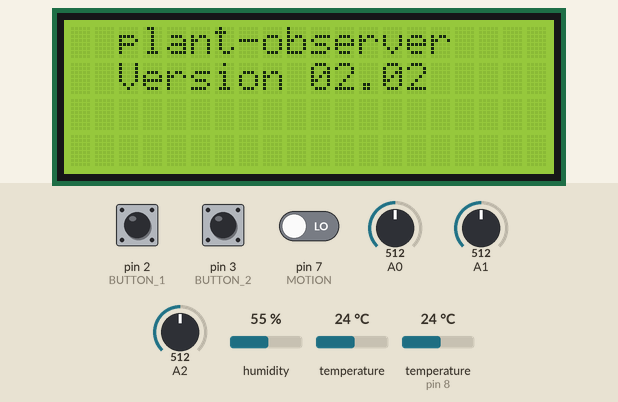
A program run on a simulated Arduino Uno, built with avr-gcc and run on an emulated ATmega328P. Parts: 20×4 character LCD. The inputs (shaded band) are chosen by the test bench; at power-on: A2 = 512, A1 = 512, pin 3 (BUTTON_2) LOW, pin 2 (BUTTON_1) LOW, pin 7 (MOTION) LOW, A0 = 512, humidity 55 %, temperature 24 °C, temperature (sensor on pin 8) 24 °C. The local clock reads 2024-03-15 10:24:30 at power-on unless the program sets it; what the program prints to the serial monitor is not drawn.

Above: at 1.0 s.
At 6.2 s:
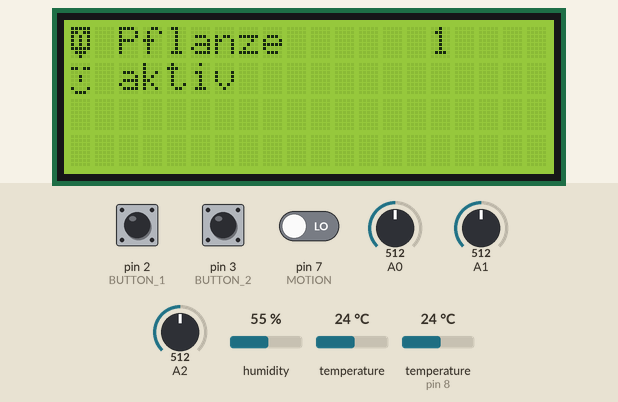
6.3 s: A2 set to 373
14.5 s: A2 set to 352
At 24.7 s:
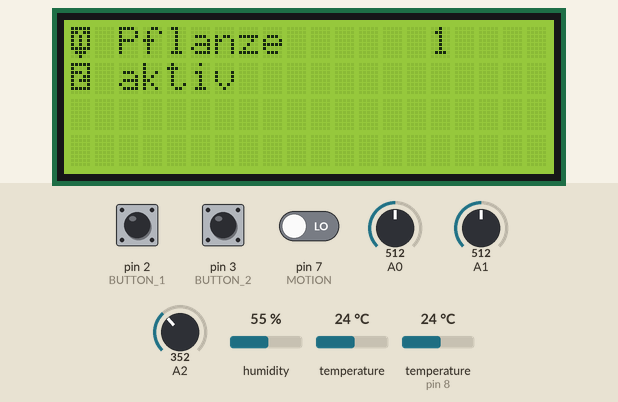
25.0 s: A1 set to 374
35.1 s: A1 set to 347
45.9 s: pin 3 (BUTTON_2) pulled HIGH for 1.3 s
At 55.6 s:
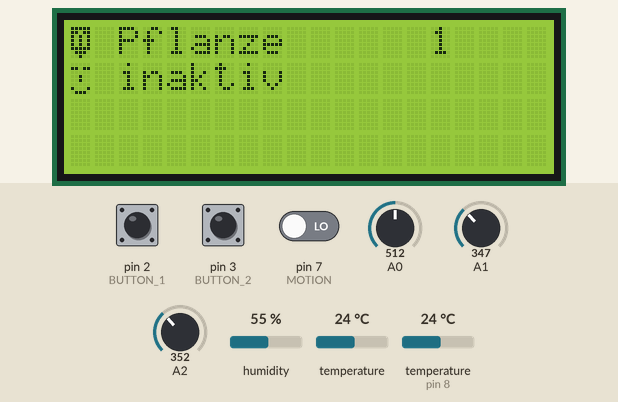
56.4 s: A2 set to 410
At 66.0 s:
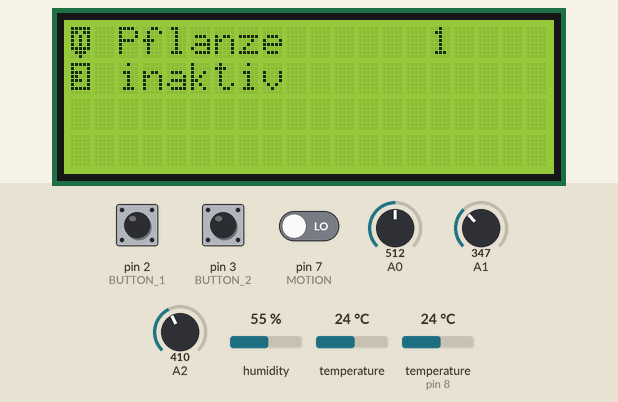
Timing chart, 0 to 67.5 s (numbered marks = the images above; inputs shaded):
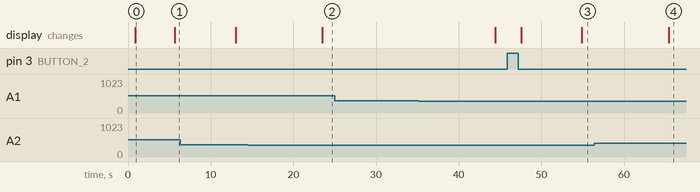

Measured:
- the behaviour switches between 365 and 364 on A2 (found by bisection; images 1 and 2)
- after the input at 14.5 s, the display: changes after 9.0 s (image 2)
- after the input at 25.0 s, every drawn part: stays the same
- after the input at 45.9 s, the display: first changes after 1.6 s (image 3 shows a later state)
- after the input at 56.4 s, the display: changes after 9.0 s (image 4)
- what the display in image 0 shows lasts 4.8 s, from 0.9 s to 5.7 s

The program:

main.cpp
```cpp
#include <Arduino.h>
#include <Wire.h>
#include <LiquidCrystal_I2C.h>
#include <DHT.h>
#include <DHT_U.h>
#include <RtcDS3231.h>

#include "i2cHelpers.h"
#include "soilMoisture.h"
#include "dioUtil.h"
#include "dhtMeasure.h"
#include "lcdUtil.h"
#include "rtClock.h"
#include "showUtil.h"
#include "textUtil.h"
#include "buttonInfo.h"

#define countof(a) (sizeof(a) / sizeof(a[0]))

#define DHTPIN 8 // define interface
#define DHTTYPE DHT22

#define SOIL_MOISTURE_1 A0
#define SOIL_MOISTURE_2 A1
#define SOIL_MOISTURE_3 A2

#define MOTION_LOOPS 20

#define WAIT_TIME_EDIT 100
#define WAIT_TIME_SHOW 2500

uint32_t delayMS;

// temperature
DHT_Unified dht(DHTPIN, DHTTYPE);
DhtMeasure dhtM = DhtMeasure(&dht);
DhtResult temperatureResult;

// lcd
LiquidCrystal_I2C lcd(0x27, 20, 4); // set the LCD address to 0x27 for a 16 chars and 2 line display

// soil moisture
SoilResult soilResult[3] =
    {
        SoilResult(),
        SoilResult(),
        SoilResult()};

SoilMoisture soil[3] =
    {
        SoilMoisture(SOIL_MOISTURE_1),
        SoilMoisture(SOIL_MOISTURE_2),
        SoilMoisture(SOIL_MOISTURE_3)};

// rt clock
RtcDS3231<TwoWire> Rtc(Wire);

ButtonInfo buttons[2] =
    {
        ButtonInfo(),
        ButtonInfo()};

unsigned long lastMeasurement;
unsigned long lastView;

unsigned int showState = 0;
unsigned int lastShowState = 0;

int editMode = 0;
int alarmMode = 0;

bool toggleEditMode = false;

int motion = MOTION_LOOPS;

/**
 * @brief measurement called every 10 seconds
 *
 */
void measure()
{
  Serial.println("Measurement loop");
  // read temperature sensor
  dhtM.read(&temperatureResult);
  // read soil moisture
  for (size_t i = 0; i < 3; i++)
  {
    soil[i].read(&soilResult[i]);
  }
  // check rtc
  checkRTC();
}

bool isPlantActive(int idx)
{
  return soil[idx].isEnabled();
}

void setPlantActive(int idx, bool active)
{
  soil[idx].setEnabled(active);
}

void checkAlarm()
{
  alarmMode = 0;

  for (size_t i = 0; i < 3; i++)
  {
    if (soilResult[i].isValid() && soilResult[i].getSoilCondition() == SoilResult::SoilCondition::dry)
    {
      alarmMode = i + 1;
    }
  }
}

/**
 * @brief arduino setup call
 *
 */
void setup()
{
  Serial.begin(9600);
  while (!Serial)
  {
  } // Wait for Serial to start
  delay(750);

  Serial.print(F("Compiled: "));
  Serial.print(__DATE__);
  Serial.println(__TIME__);
  scanI2C();
  Serial.println(F("Test i2c done"));

  setupLCD();
  Serial.println(F("Setup lcd done"));
  setupDioUtil();
  Serial.println(F("Setup digital io done"));
  delayMS = dhtM.setup();
  Serial.println(F("Setup dht22 done"));

  setupRTC();
  Serial.println(F("Setup rtc done"));

  for (size_t i = 0; i < 3; i++)
  {
    soil[i].setEnabled(true);
  }

  unsigned long now = millis();
  lastView = now;
  lastMeasurement = now;
  measure();
  // setup done
  Serial.println(F("Setup done"));
}

bool checkMotion()
{
  if (isMotion())
  {
    Serial.print(F("Motion detected "));
    Serial.println(motion);
    if (motion <= 0)
    {
      showState = STATE_SHOW;
    }
    motion = MOTION_LOOPS;
  }
  else
  {
    if (motion > 0)
    {
      motion--;
    }
    Serial.print(F("Motion not detected "));
    Serial.println(motion);
  }
  return motion > 0;
}

/**
 * @brief show state called every 3 seconds
 *
 */
void show()
{
  bool b1 = isButton1(); // next
  bool b2 = isButton2(); // toggle

  // check edit mode
  if (b1 && b2)
  {
    if (!toggleEditMode)
    {
      if (editMode == 0)
      {
        editMode = 1;
        lastShowState = showState + 1;
      }
      else
      {
        editMode = 0;
      }
      toggleEditMode = true;
    }
    b1 = false;
    b2 = false;
  }
  else
  {
    toggleEditMode = false;
  }

  // handle backlight
  if (editMode || motion > 0 || b1 || b2)
  {
    lcd.backlight();
  }
  else
  {
    lcd.noBacklight();
  }

  // handle state
  if (editMode != 0)
  {
    // handle edit mode
    if (b1)
    {
      editMode++;
    }
    if (editMode > 3)
    {
      editMode = 1;
    }

    if (editMode <= 3) // switch plants on and off
    {
      // edit mode run pump manual
      bool active = isPlantActive(editMode - 1); // Index 0 - 2
      if (b2)
      {
        active = !active;
      }

      // show to lcd
      lcdShowOriginIdx(ORIGIN_PLANT);
      lcdShowID(editMode, false); // Number 1- 3
      if (active)
      {
        lcdShowStateIdx(TEXT_ACTIVE);
      }
      else
      {
        lcdShowStateIdx(TEXT_DISABLED);
      }
      // start / stop hardware
      setPlantActive(editMode - 1, active);
    }
  }
  else
  {
    // show current values
    showState++;
    if (showState >= STATE_SHOW)
    {
      showState = STATE_SHOW_TEMPERATURE;
    }
    // show on lcd
    if (lastShowState != showState)
    {
      showLcd(showState);
      lastShowState = showState;
    }
  }

  lcdShowMode(editMode);
  if (showState != STATE_SHOW_SOIL_SENSOR_1 && showState != STATE_SHOW_SOIL_SENSOR_2 && showState != STATE_SHOW_SOIL_SENSOR_3)
  {
    lcdShowAlarm(alarmMode);
  }
  else
  {
    lcdShowAlarm(-1);
  }

  lastShowState = showState;
}

/**
 * @brief arduino main loop
 *
 */
void loop()
{
  unsigned long now = millis();

  // Delay between loops.
  delay(delayMS);
  checkMotion();
  if ((now - lastMeasurement) > 10000)
  {
    // read new values
    measure();
    checkAlarm();
    lastMeasurement = now;
  }

  unsigned long waitTime;
  if (editMode != 0)
  {
    waitTime = WAIT_TIME_EDIT;
  }
  else
  {
    waitTime = WAIT_TIME_SHOW;
  }

  // check for priorized values
  if ((now - lastView) > waitTime)
  {
    // show result
    show();
    lastView = now;
  }
}
```

buttonInfo.h
```cpp
#ifndef BUTTON_INFO_CLASS
#define BUTTON_INFO_CLASS

class ButtonInfo
{
public:
    ButtonInfo();
    void read(bool v);

    bool isPressed();
    bool isToggled();

private:
    bool state;
    int toggeled;
    bool lastState;
};

#endif
```

dhtMeasure.h
```cpp
#ifndef DHT_MEASURE_CLASS
#define DHT_MEASURE_CLASS

#include <DHT.h>
#include <DHT_U.h>

class DhtResult {
    public:
        /**
         * @brief Construct a new Dht Result object
         *
         * @param t temperature
         * @param h humidity
         */
        DhtResult();

        void setTemperature(float t );
        void setHumidity(float h);

        /**
         * @brief Get the measured temperature
         *
         * @return float
         */
        float getTemperature();

        /**
         * @brief Get the measured humidity
         *
         * @return float
         */
        float getHumidity();

    private:
        float temperature;
        float humidity;

};

class DhtMeasure {
    public:
        DhtMeasure(DHT_Unified* sensor);
        void read(DhtResult* result);
        unsigned int setup();

    private:
        DHT_Unified* dhtSensor;
};

#endif
```

i2cHelpers.h
```cpp
void scanI2C();
```

ioConstants.h
```cpp
#define BUTTON_PRESSED LOW
#define PUMP_RUNNING LOW

#define BUTTON_1 2 //define button pin D2
#define BUTTON_2 3 //define button pin D3

#define MOTION 7 // define motion to pin D1
```

rtClock.h
```cpp
#ifndef RT_CLOCK_CLASS
#define RT_CLOCK_CLASS

#include <RtcDS3231.h>

void printDateTime(const RtcDateTime &dt);
void printDate(const RtcDateTime& dt);
void setupRTC ();
void checkRTC() ;

#endif
```

showUtil.h
```cpp
void showLcd(unsigned int state);

enum ShowState
{
  STATE_SHOW_TEMPERATURE,
  STATE_SHOW_HUMIDITY,
  STATE_SHOW_SOIL_SENSOR_1,
  STATE_SHOW_SOIL_SENSOR_2,
  STATE_SHOW_SOIL_SENSOR_3,
  STATE_SHOW_DATE,
  STATE_SHOW,
  STATE_TEST_PUMP_1,
  STATE_TEST_PUMP_2,
  STATE_TEST_PUMP_3,
  STATE_MAX
};
```

soilMoisture.h
```cpp
#ifndef SOIL_MOISTURE_CLASS
#define SOIL_MOISTURE_CLASS

class SoilResult
{
public:
    // color may be red (value 0), yellow (value 1), green (value 20), or blue (value 21)
    enum SoilCondition
    {
        dry,
        humid,
        wet,
        water,
    };

    SoilResult();
    void setValue(int v);
    void setCondition(SoilCondition c);
    void setPercent(float p);

    int getValue();
    SoilCondition getSoilCondition();
    void setValid(bool ok);
    bool isValid();
    float getPercent();

private:
    bool valid;
    int value;
    SoilCondition soil;
    float percent;
};

class SoilMoisture
{
public:
    SoilMoisture(int ax);
    void setup();
    void read(SoilResult *result);
    void setEnabled(bool on);
    bool isEnabled();

private:
    bool enabled;
    int soilMoistureValue = 0; // set the initial value of variable soilMoistureValue to 0
    int analogInput;
    int step;
    float percent;
};

#endif
```

text.h
```cpp
#include "textUtil.h"

#define MAX_ORIGIN_STRING_SIZE 12
#define MAX_TEXT_STRING_SIZE 12
#define CHAR_SPACE ' '

#define APP_NAME "plant-observer"
#define APP_VERSION "Version 02.02"

const char origin[ORIGIN_MAX][MAX_ORIGIN_STRING_SIZE] =
	{"Temperatur",
	 "Luftfeuchte",
	 "Pflanze",
	 "Wasser",
	 "Pumpe",
	 "Geraet"};

const char text[TEXT_MAX][MAX_TEXT_STRING_SIZE] =
	{
		"trocken",
		"ok",
		"feucht",
		"nass",
		"wasser",
		"???",
		"bewaessern!",
		"auffuellen!",
		"laeuft!",
		"angehalten!",
		"unbekannt!",
		"aktiv",
		"inaktiv"};
```

textUtil.h
```cpp
enum OriginText
{
	ORIGIN_TEMPERATURE,
	ORIGIN_HUMIDITY,
	ORIGIN_PLANT,
	ORIGIN_WATER,
	ORIGIN_PUMP,
	ORIGIN_DEVICE,
	ORIGIN_MAX
};

enum ValueText
{
	TEXT_DRY,
	TEXT_OK,
	TEXT_HUMID,
	TEXT_WET,
	TEXT_WATER,
	TEXT_X,
	TEXT_WATERING,
	TEXT_FILL,
	TEXT_RUNNING,
	TEXT_STOPPED,
	TEXT_UNKNOWN,
	TEXT_ACTIVE,
	TEXT_DISABLED,
	TEXT_MAX
};

#define LCD_TEXT_LEN 12
```

buttonInfo.cpp
```cpp
#include <Arduino.h>
#include <Wire.h>

#include <stdlib.h>
#include <stdarg.h>
#include <stdio.h>
#include <string.h>

#include "buttonInfo.h"

ButtonInfo::ButtonInfo()
{
    state = false;
    toggeled = false;
    lastState = false;
}

void ButtonInfo::read(bool isPressed)
{
    state = isPressed;
    if (isPressed != lastState)
    {
        lastState = isPressed;
        toggeled = true;
    }
    else
    {
        toggeled = false;
    }
}
```

dhtMeasure.cpp
```cpp
#include <Arduino.h>
#include <Wire.h>

#include "dhtMeasure.h"

DhtResult::DhtResult() {}

void DhtResult::setHumidity(float h)
{
  humidity = h;
}

void DhtResult::setTemperature(float t)
{
  temperature = t;
}

float DhtResult::getHumidity()
{
  return humidity;
}

float DhtResult::getTemperature()
{
  return temperature;
}

DhtMeasure::DhtMeasure(DHT_Unified *sensor)
{
  dhtSensor = sensor;
}

unsigned int DhtMeasure::setup()
{
  dhtSensor->begin();
  // Print temperature sensor details.
  sensor_t sensor;
  dhtSensor->temperature().getSensor(&sensor);
  Serial.println(F("------------------------------------"));
  Serial.println(F("Temperature sensor"));
  Serial.print(F("Sensor type: "));
  Serial.println(sensor.name);
  Serial.print(F("Driver ver:  "));
  Serial.println(sensor.version);
  Serial.print(F("Unique ID:   "));
  Serial.println(sensor.sensor_id);
  Serial.print(F("Max value:   "));
  Serial.print(sensor.max_value);
  Serial.println(F("°C"));
  Serial.print(F("Min value:   "));
  Serial.print(sensor.min_value);
  Serial.println(F("°C"));
  Serial.print(F("Resolution:  "));
  Serial.print(sensor.resolution);
  Serial.println(F("°C"));
  Serial.println(F("------------------------------------"));
  // Print humidity sensor details.
  dhtSensor->humidity().getSensor(&sensor);
  Serial.println(F("Humidity sensor"));
  Serial.print(F("Sensor type: "));
  Serial.println(sensor.name);
  Serial.print(F("Driver ver:  "));
  Serial.println(sensor.version);
  Serial.print(F("Unique ID:   "));
  Serial.println(sensor.sensor_id);
  Serial.print(F("Max value:   "));
  Serial.print(sensor.max_value);
  Serial.println(F("%"));
  Serial.print(F("Min value:   "));
  Serial.print(sensor.min_value);
  Serial.println(F("%"));
  Serial.print(F("Resolution:  "));
  Serial.print(sensor.resolution);
  Serial.println(F("%"));
  Serial.println(F("------------------------------------"));
  // Set delay between sensor readings based on sensor details.
  uint32_t delayMS = 1000;
  Serial.print(F("Delay:       "));
  Serial.print(delayMS);
  Serial.println(F("ms"));
  return delayMS;
}

void DhtMeasure::read(DhtResult *result)
{
  // Get temperature event and print its value.
  sensors_event_t event;
  dhtSensor->temperature().getEvent(&event);
  if (isnan(event.temperature))
  {
    Serial.println(F("Error reading temperature!"));
    result->setTemperature(-300.0);
  }
  else
  {
    Serial.print(F("Temperature: "));
    Serial.print(event.temperature, 1);
    Serial.println(F("°C"));
    result->setTemperature(event.temperature);
  }
  // Get humidity event and print its value.
  dhtSensor->humidity().getEvent(&event);
  if (isnan(event.relative_humidity))
  {
    Serial.println(F("Error reading humidity!"));
    result->setHumidity(0.0);
  }
  else
  {
    Serial.print(F("Humidity: "));
    Serial.print(event.relative_humidity, 0);
    Serial.println(F("%"));
    result->setHumidity(event.relative_humidity);
  }
}
```

i2cHelpers.cpp
```cpp
#include <Arduino.h>
#include <Wire.h>

void scanI2C() {
  Serial.println("Scanning for i2c devices...");
  for (byte address = 1; address < 127; address++ ) {
    Wire.beginTransmission(address);
    byte error = Wire.endTransmission();
    if (error == 0) {
      // Device not found
    } else if (error==4) {
      Serial.print("Unknow error at address 0x");
      if (address<16) Serial.print("0");
      Serial.println(address, HEX);
    }
  }
}
```

rtClock.cpp
```cpp
#include <Arduino.h>
#include <Wire.h>

#include "rtClock.h"

#define countof(a) (sizeof(a) / sizeof(a[0]))

// rt clock
extern RtcDS3231<TwoWire> Rtc;

void printDateTime(const RtcDateTime &dt)
{
    char datestring[20];

    snprintf_P(datestring,
               countof(datestring),
               PSTR("%02u/%02u/%04u-%02u:%02u:%02u"),
               dt.Month(),
               dt.Day(),
               dt.Year(),
               dt.Hour(),
               dt.Minute(),
               dt.Second());
    Serial.print(datestring);
}

void printDate(const RtcDateTime &dt)
{
    char datestring[20];

    snprintf_P(datestring,
               countof(datestring),
               PSTR("%02u.%02u.%02u"),
               dt.Month(),
               dt.Day(),
               dt.Year());
    Serial.print(datestring);
}

void setupRTC()
{
    //--------RTC SETUP ------------
    // if you are using ESP-01 then uncomment the line below to reset the pins to
    // the available pins for SDA, SCL
    // Wire.begin(0, 2); // due to limited pins, use pin 0 and 2 for SDA, SCL

    Rtc.Begin();

    RtcDateTime compiled = RtcDateTime(__DATE__, __TIME__);
    printDateTime(compiled);
    Serial.println();

    if (!Rtc.IsDateTimeValid())
    {
        if (Rtc.LastError() != 0)
        {
            // we have a communications error
            // see https://www.arduino.cc/en/Reference/WireEndTransmission for
            // what the number means
            Serial.print("RTC communications error = ");
            Serial.println(Rtc.LastError());
        }
        else
        {
            // Common Causes:
            //    1) first time you ran and the device wasn't running yet
            //    2) the battery on the device is low or even missing

            Serial.println("RTC lost confidence in the DateTime!");

            // following line sets the RTC to the date & time this sketch was compiled
            // it will also reset the valid flag internally unless the Rtc device is
            // having an issue

            Rtc.SetDateTime(compiled);
        }
    }

    if (!Rtc.GetIsRunning())
    {
        Serial.println("RTC was not actively running, starting now");
        Rtc.SetIsRunning(true);
    }

    RtcDateTime now = Rtc.GetDateTime();
    if (now < compiled)
    {
        Serial.println("RTC is older than compile time!  (Updating DateTime)");
        Rtc.SetDateTime(compiled);
    }
    else if (now > compiled)
    {
        Serial.println("RTC is newer than compile time. (this is expected)");
    }
    else if (now == compiled)
    {
        Serial.println("RTC is the same as compile time! (not expected but all is fine)");
    }

    // never assume the Rtc was last configured by you, so
    // just clear them to your needed state
    Rtc.Enable32kHzPin(false);
    Rtc.SetSquareWavePin(DS3231SquareWavePin_ModeNone);
}

void checkRTC()
{
    if (!Rtc.IsDateTimeValid())
    {
        if (Rtc.LastError() != 0)
        {
            // we have a communications error
            // see https://www.arduino.cc/en/Reference/WireEndTransmission for
            // what the number means
            Serial.print("RTC communications error = ");
            Serial.println(Rtc.LastError());
        }
        else
        {
            // Common Causes:
            //    1) the battery on the device is low or even missing and the power line was disconnected
            Serial.println("RTC lost confidence in the DateTime!");
        }
    }

    RtcDateTime now = Rtc.GetDateTime();
    printDateTime(now);
    Serial.println();

    RtcTemperature temp = Rtc.GetTemperature();
    temp.Print(Serial);
    // you may also get the temperature as a float and print it
    // Serial.print(temp.AsFloatDegC());
    Serial.println("C");
}
```

lcdUtil.h
```cpp
void setupLCD();

void lcdShowAlarm(int value);
void lcdShowMode(int mode);
void lcdShowID(int value, bool active);

void lcdShowOriginIdx(int idx);
void lcdShowOrigin(const char *txt);

void lcdShowStateIdx(int idx);
void lcdShowValue(const char *txt);
void lcdShowSoilResult(int idx, int value);
```

dioUtil.h
```cpp
bool isButton1();
bool isButton2();
bool isMotion();
void setupDioUtil();
```

dioUtil.cpp
```cpp
#include <Arduino.h>
#include <Wire.h>

#include "dioUtil.h"
#include "ioConstants.h"

bool b1_last = false;
bool b2_last = false;

void setupDioUtil()
{
  pinMode(MOTION, INPUT);      // motion sensor
  pinMode(BUTTON_1, INPUT);    // button one
  pinMode(BUTTON_2, INPUT);    // button two
}

bool isButton(int digIn)
{
  int b = digitalRead(digIn);
  return b == BUTTON_PRESSED;
}

bool isButton1()
{
  bool b1 = isButton(BUTTON_1);
  if( b1 != b1_last )
  {
    b1_last = b1;
  }
  else
  {
    b1 = false;
  }
  return b1;
}

bool isButton2()
{
  bool b2 = isButton(BUTTON_2);
  if( b2 != b2_last )
  {
    b2_last = b2;
  }
  else
  {
    b2 = false;
  }
  return b2;
}

bool isMotion()
{
  // Motion detection
  int m = digitalRead(MOTION);
  return m == HIGH;
}
```

Source omitted: showUtil.cpp (2913 bytes), soilMoisture.cpp (2642 bytes), lcdUtil.cpp (3378 bytes)
